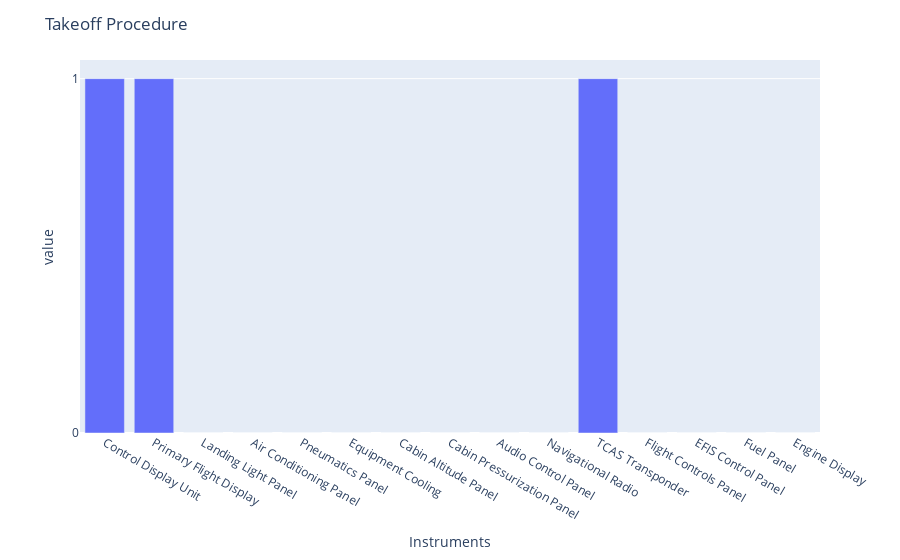

Source (notebook cell):
### Code cell
temp = meltedPhases[meltedPhases.Procedures == 'Takeoff Procedure']
fig = px.bar(temp, x='Instruments', y='value')
fig.update_layout(title="Takeoff Procedure")
fig.update_yaxes(nticks=2)
fig.show()

### Figure 1 — Plotly figure (JSON) as saved in the notebook; plotly's stock layout.template omitted (floating-point values rounded to 4 significant figures)
{"data": [{"alignmentgroup": "True", "hovertemplate": "Instruments=%{x}<br>value=%{y}<extra></extra>", "legendgroup": "", "marker": {"color": "#636efa"}, "name": "", "offsetgroup": "", "orientation": "v", "showlegend": false, "textposition": "auto", "type": "bar", "x": ["Control Display Unit", "Primary Flight Display", "Landing Light Panel", "Air Conditioning Panel", "Pneumatics Panel", "Equipment Cooling", "Cabin Altitude Panel", "Cabin Pressurization Panel", "Audio Control Panel", "Navigational Radio", "TCAS Transponder", "Flight Controls Panel", "EFIS Control Panel", "Fuel Panel", "Engine Display"], "xaxis": "x", "y": [1, 1, 0, 0, 0, 0, 0, 0, 0, 0, 1, 0, 0, 0, 0], "yaxis": "y"}], "layout": {"barmode": "relative", "legend": {"tracegroupgap": 0}, "margin": {"t": 60}, "title": {"text": "Takeoff Procedure"}, "xaxis": {"anchor": "y", "domain": [0, 1], "title": {"text": "Instruments"}}, "yaxis": {"anchor": "x", "domain": [0, 1], "nticks": 2, "title": {"text": "value"}}}}
